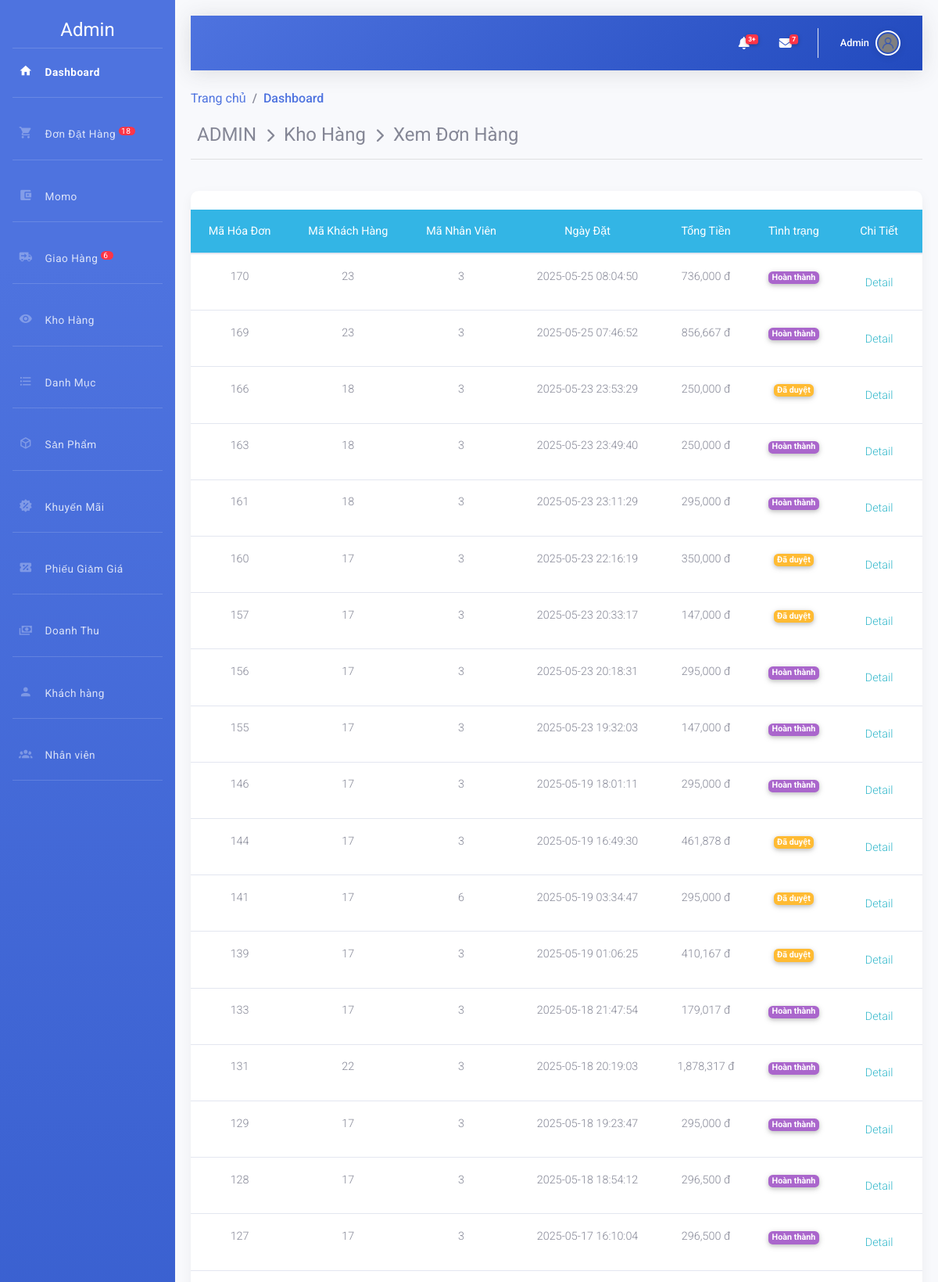
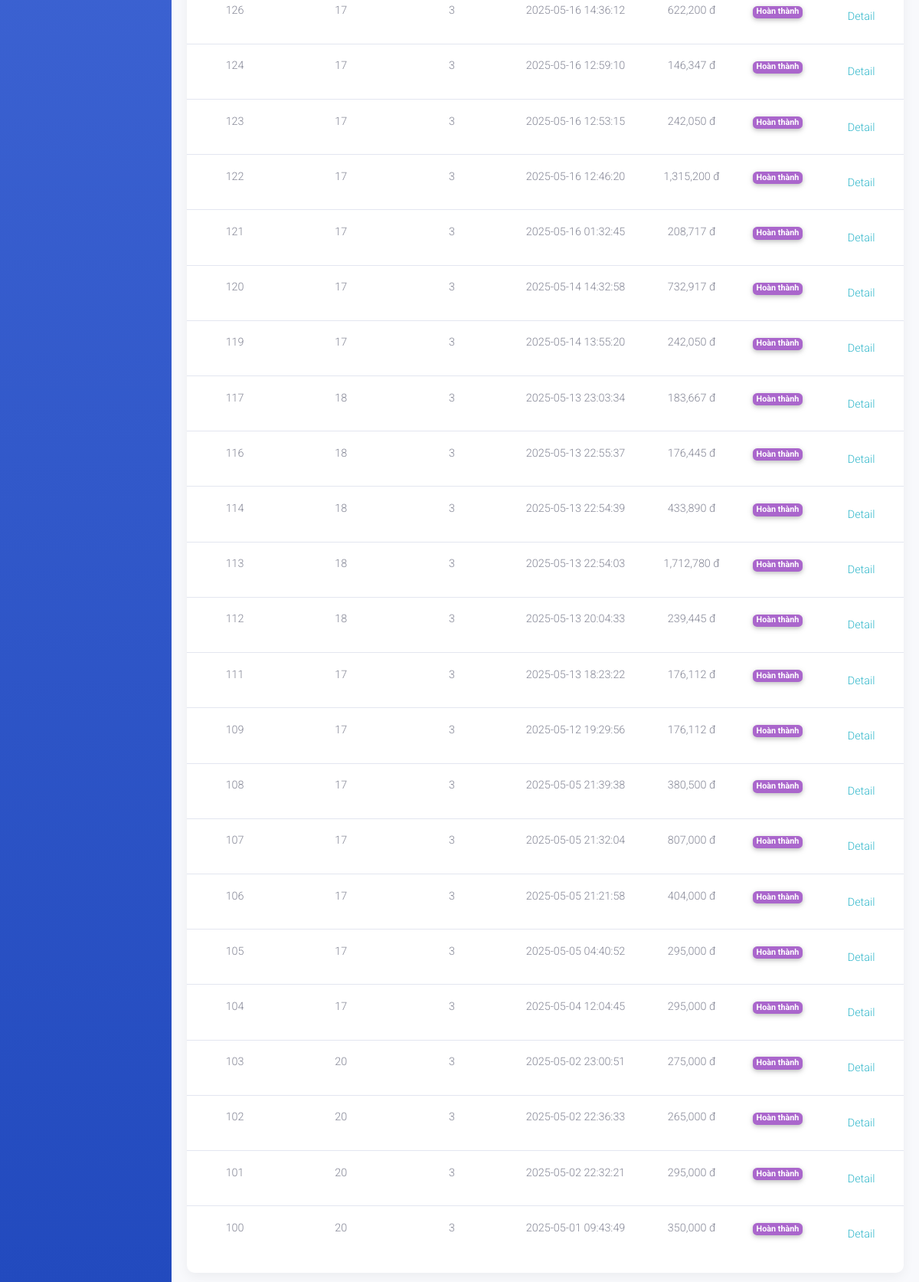
The app's page /admin/index.php?action=kho&view=xemdh (signed in) with its own data (2 pictures, top to bottom).
### tables this page shows
CREATE TABLE `hoadon` (
  `MaHD` int NOT NULL,
  `MaKH` int NOT NULL,
  `MaNV` int DEFAULT NULL,
  `NgayDat` datetime DEFAULT CURRENT_TIMESTAMP,
  `NgayGiao` datetime DEFAULT NULL,
  `TinhTrang` varchar(20) DEFAULT NULL,
  `TongTien` decimal(10,0) NOT NULL,
  `MaNVGH` varchar(50) DEFAULT NULL,
  `MaMomo` int DEFAULT NULL
);

### admin/kho/dondathang.php (the view, shortened to what this page needs)
<?php
	$sql="select * from hoadon  where (TinhTrang ='đã duyệt' or TinhTrang ='hoàn thành')  Order by NgayDat DESC ";
	$rs=mysqli_query($conn,$sql);
?>
<div class="container-fluid">
    <div class="page-header">
        <h4 class="page-title">
             ADMIN &#160;<i class="fas fa-chevron-right" style="font-size: 18px"></i>&#160; Kho Hàng &#160;<i
                class="fas fa-chevron-right" style="font-size: 18px"></i>&#160; Xem Đơn Hàng
        </h4>
    </div>
    <hr><br>
    <div class="row">
        <div class="col-md-12 grid-margin stretch-card">
            <div class="card">
                <br>
                <table class="table table-hover  text-center ">
                    <thead class="badge-info">
                        <tr>
                            <th>Mã Hóa Đơn</th>
                            <th>Mã Khách Hàng</th>
                            <th>Mã Nhân Viên</th>
                            <th>Ngày Đặt</th>
                            <th>Tổng Tiền</th>
                            <th>Tình trạng</th>
                            <th>Chi Tiết</th>
                        </tr>
                    </thead>
                    <tbody>
                        <?php
				 	while ($row=mysqli_fetch_array($rs)) { ?>
                        <tr>
                            <td><?php echo $row['MaHD']; ?></td>
                            <td><?php echo $row['MaKH']; ?></td>
                            <td><?php echo $row['MaNV']; ?></td>
                            <td><?php echo $row['NgayDat']; ?></td>
                            <td><?php echo number_format($row['TongTien']).' đ'; ?></td>
                            <td><?php if ($row['TinhTrang']==='Đã duyệt') {?>
                                <label class="badge badge-warning">
                                    <font style="vertical-align: inherit;">
                                        <font style="vertical-align: inherit;">Đã duyệt</font>
                                    </font>
                                </label>
                                <?php }elseif ($row['TinhTrang']==='hoàn thành') { ?>
                                <label class="badge badge-secondary">
                                    <font style="vertical-align: inherit;">
                                        <font style="vertical-align: inherit;">Hoàn thành</font>
                                    </font>
                                </label>
                                <?php } ?>
                            </td>
                            <td><a class="nav-link text-info"
                                    href="index.php?action=kho&view=chitietdh&mahd=<?php echo $row['MaHD']; ?>">Detail
                                </a></td>
                        </tr>
                        <?php	} ?>
                    </tbody>
                </table>
            </div>
        </div>
    </div>
</div>

### admin/include/menu.php (style rules this page uses)
:root { --primary: #4e73df; --primary-dark: #3a56a5; --secondary: #858796; --success: #1cc88a; --info: #36b9cc; --warning: #f6c23e; --danger: #e74a3b; --light: #f8f9fc; --dark: #5a5c69; }

### admin/include/header.php (style rules this page uses)
:root { --primary: #4e73df; --primary-dark: #3a5fc7; --secondary: #858796; --success: #1cc88a; --info: #36b9cc; --warning: #f6c23e; --danger: #e74a3b; --light: #f8f9fc; --dark: #5a5c69; }
body { font-family: 'Roboto', sans-serif; background-color: #f8f9fc; overflow-x: hidden; width: 100%; max-width: 100%; }
.container-fluid { padding-right: 0; padding-left: 0; max-width: 100%; }
.card { border: none; border-radius: 10px; box-shadow: 0 5px 15px rgba(0, 0, 0, 0.05); transition: transform 0.3s, box-shadow 0.3s; }

### records on screen
hoadon: MaHD "170", MaKH "23", MaNV "3", NgayDat "2025-05-25 08:04:50", TongTien "736,000", TinhTrang "Hoàn thành"
hoadon: MaHD "169", MaKH "23", MaNV "3", NgayDat "2025-05-25 07:46:52", TongTien "856,667", TinhTrang "Hoàn thành"
hoadon: MaHD "166", MaKH "18", MaNV "3", NgayDat "2025-05-23 23:53:29", TongTien "250,000", TinhTrang "Đã duyệt"
hoadon: MaHD "163", MaKH "18", MaNV "3", NgayDat "2025-05-23 23:49:40", TongTien "250,000", TinhTrang "Hoàn thành"
hoadon: MaHD "161", MaKH "18", MaNV "3", NgayDat "2025-05-23 23:11:29", TongTien "295,000", TinhTrang "Hoàn thành"
hoadon: MaHD "160", MaKH "17", MaNV "3", NgayDat "2025-05-23 22:16:19", TongTien "350,000", TinhTrang "Đã duyệt"
hoadon: MaHD "157", MaKH "17", MaNV "3", NgayDat "2025-05-23 20:33:17", TongTien "147,000", TinhTrang "Đã duyệt"
hoadon: MaHD "156", MaKH "17", MaNV "3", NgayDat "2025-05-23 20:18:31", TongTien "295,000", TinhTrang "Hoàn thành"
hoadon: MaHD "155", MaKH "17", MaNV "3", NgayDat "2025-05-23 19:32:03", TongTien "147,000", TinhTrang "Hoàn thành"
hoadon: MaHD "146", MaKH "17", MaNV "3", NgayDat "2025-05-19 18:01:11", TongTien "295,000", TinhTrang "Hoàn thành"
hoadon: MaHD "144", MaKH "17", MaNV "3", NgayDat "2025-05-19 16:49:30", TongTien "461,878", TinhTrang "Đã duyệt"
hoadon: MaHD "141", MaKH "17", MaNV "6", NgayDat "2025-05-19 03:34:47", TongTien "295,000", TinhTrang "Đã duyệt"
hoadon: MaHD "139", MaKH "17", MaNV "3", NgayDat "2025-05-19 01:06:25", TongTien "410,167", TinhTrang "Đã duyệt"
hoadon: MaHD "133", MaKH "17", MaNV "3", NgayDat "2025-05-18 21:47:54", TongTien "179,017", TinhTrang "Hoàn thành"
hoadon: MaHD "131", MaKH "22", MaNV "3", NgayDat "2025-05-18 20:19:03", TongTien "1,878,317", TinhTrang "Hoàn thành"
hoadon: MaHD "129", MaKH "17", MaNV "3", NgayDat "2025-05-18 19:23:47", TongTien "295,000", TinhTrang "Hoàn thành"
hoadon: MaHD "128", MaKH "17", MaNV "3", NgayDat "2025-05-18 18:54:12", TongTien "296,500", TinhTrang "Hoàn thành"
hoadon: MaHD "127", MaKH "17", MaNV "3", NgayDat "2025-05-17 16:10:04", TongTien "296,500", TinhTrang "Hoàn thành"
hoadon: MaHD "126", MaKH "17", MaNV "3", NgayDat "2025-05-16 14:36:12", TongTien "622,200", TinhTrang "Hoàn thành"
hoadon: MaHD "124", MaKH "17", MaNV "3", NgayDat "2025-05-16 12:59:10", TongTien "146,347", TinhTrang "Hoàn thành"
hoadon: MaHD "123", MaKH "17", MaNV "3", NgayDat "2025-05-16 12:53:15", TongTien "242,050", TinhTrang "Hoàn thành"
hoadon: MaHD "122", MaKH "17", MaNV "3", NgayDat "2025-05-16 12:46:20", TongTien "1,315,200", TinhTrang "Hoàn thành"
hoadon: MaHD "121", MaKH "17", MaNV "3", NgayDat "2025-05-16 01:32:45", TongTien "208,717", TinhTrang "Hoàn thành"
hoadon: MaHD "120", MaKH "17", MaNV "3", NgayDat "2025-05-14 14:32:58", TongTien "732,917", TinhTrang "Hoàn thành"
hoadon: MaHD "119", MaKH "17", MaNV "3", NgayDat "2025-05-14 13:55:20", TongTien "242,050", TinhTrang "Hoàn thành"
hoadon: MaHD "117", MaKH "18", MaNV "3", NgayDat "2025-05-13 23:03:34", TongTien "183,667", TinhTrang "Hoàn thành"
hoadon: MaHD "116", MaKH "18", MaNV "3", NgayDat "2025-05-13 22:55:37", TongTien "176,445", TinhTrang "Hoàn thành"
hoadon: MaHD "114", MaKH "18", MaNV "3", NgayDat "2025-05-13 22:54:39", TongTien "433,890", TinhTrang "Hoàn thành"
hoadon: MaHD "113", MaKH "18", MaNV "3", NgayDat "2025-05-13 22:54:03", TongTien "1,712,780", TinhTrang "Hoàn thành"
hoadon: MaHD "112", MaKH "18", MaNV "3", NgayDat "2025-05-13 20:04:33", TongTien "239,445", TinhTrang "Hoàn thành"
hoadon: MaHD "111", MaKH "17", MaNV "3", NgayDat "2025-05-13 18:23:22", TongTien "176,112", TinhTrang "Hoàn thành"
hoadon: MaHD "109", MaKH "17", MaNV "3", NgayDat "2025-05-12 19:29:56", TongTien "176,112", TinhTrang "Hoàn thành"
hoadon: MaHD "108", MaKH "17", MaNV "3", NgayDat "2025-05-05 21:39:38", TongTien "380,500", TinhTrang "Hoàn thành"
hoadon: MaHD "107", MaKH "17", MaNV "3", NgayDat "2025-05-05 21:32:04", TongTien "807,000", TinhTrang "Hoàn thành"
hoadon: MaHD "106", MaKH "17", MaNV "3", NgayDat "2025-05-05 21:21:58", TongTien "404,000", TinhTrang "Hoàn thành"
hoadon: MaHD "105", MaKH "17", MaNV "3", NgayDat "2025-05-05 04:40:52", TongTien "295,000", TinhTrang "Hoàn thành"
hoadon: MaHD "104", MaKH "17", MaNV "3", NgayDat "2025-05-04 12:04:45", TongTien "295,000", TinhTrang "Hoàn thành"
hoadon: MaHD "103", MaKH "20", MaNV "3", NgayDat "2025-05-02 23:00:51", TongTien "275,000", TinhTrang "Hoàn thành"
hoadon: MaHD "102", MaKH "20", MaNV "3", NgayDat "2025-05-02 22:36:33", TongTien "265,000", TinhTrang "Hoàn thành"
hoadon: MaHD "101", MaKH "20", MaNV "3", NgayDat "2025-05-02 22:32:21", TongTien "295,000", TinhTrang "Hoàn thành"
hoadon: MaHD "100", MaKH "20", MaNV "3", NgayDat "2025-05-01 09:43:49", TongTien "350,000", TinhTrang "Hoàn thành"

### other values on screen
$dem "18"
$dem "6"
$nv['TenNV'] "Admin"
